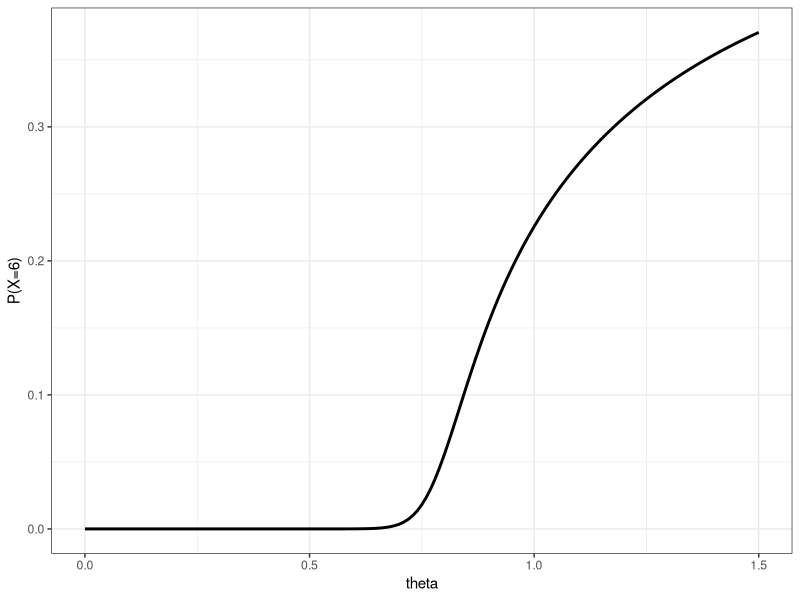
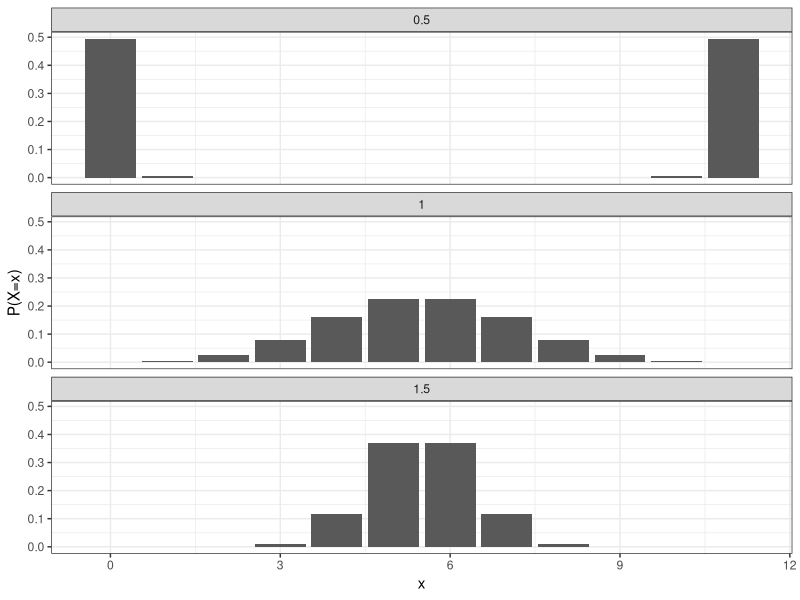

Here is the R script that generated these plots, in order:
## ---- chunk 1
#| echo: false

default_chunk_hook  <- knitr::knit_hooks$get("chunk")

latex_font_size <- c("Huge", "huge", "LARGE", "Large", 
                     "large", "normalsize", "small", 
                     "footnotesize", "scriptsize", "tiny")

knitr::knit_hooks$set(chunk = function(x, options) {
  x <- default_chunk_hook(x, options)
  if(options$size %in% latex_font_size) {
    paste0("\n \\", options$size, "\n\n", 
      x, 
      "\n\n \\normalsize"
    )
  } else {
    x
  }
})
## ---- chunk 2
#| label: load-packages
#| include: false
library(tidyverse)
library(patchwork)
## ---- chunk 3
daltbinom <- function(x, size, prob, theta){
  normalizing.constant <- 0
  for(j in 0:size){
    normalizing.constant <- normalizing.constant + 
      choose(size, j) * prob^j * (1-prob)^(size-j) * theta^(j*(size-j))
  }
  # Probability Mass at x=x
  (1/normalizing.constant) *
    choose(size, x) * prob^x * (1-prob)^(size-x) * theta^(x*(size-x)) *
      (x>=0)*(x<=size)
}
## ---- chunk 4
daltbbinom.single <- function(x, size, alpha, beta, theta){
    integrand <- function(p) {
    sapply(p, # integrate will pass in a vector, so we use sapply to apply the following
           function(p_val){
             # f(x|p) * f(p|alpha, beta)
             daltbinom(x, size, p_val, theta) * dbeta(p_val, alpha, beta)
           }
    )
  }
  # Probability Mass at x=x
  # integrate(integrand, lower = 0, upper = 1)$value * (x>=0)*(x<=size)
  # I shrink the bounds below to avoid log(0)=-infinty
  # I use try() to catch when there is an error and avoid crashing
  res <- try(integrate(integrand, lower = 1e-7, upper = 1 - 1e-7)$value * 
                  (x>=0)*(x<=size), 
             silent = TRUE)
  # If there is an error, return a near-zero probability
  if(inherits(res, "try-error")) return(0.1^6)
  
  res
}
# Write a function that works on a vector
daltbbinom <- function(x, size, alpha, beta, theta){
  sapply(X=x, FUN=daltbbinom.single, size=size, alpha=alpha, beta=beta, theta=theta)
}
## ---- chunk 5
#| fig-align: "center"
#| fig-cap: "Probability of Winning 6 Legs"
prob_data = tibble(
  theta = seq(0,1.5, by = 0.01)
) |> 
  mutate(
    prob_6 = sapply(theta, function(theta_sing){
      daltbinom(x=6, size = 11, prob = 0.5, theta = theta_sing)
    })
  )

prob_data |>
  ggplot(aes(x = theta, y = prob_6)) +
  geom_line(linewidth = 1) + 
  xlab("theta") +
  ylab("P(X=6)") + 
  theme_bw()

## ---- chunk 6
#| fig-align: "center"
#| fig-cap: "Altham's for theta = 0.5, 1, 1.5"

pmf_05 = tibble(
  x = 0:11,
  theta = 0.5,
  prob = sapply(x, function(x_val){
    daltbinom(x = x_val, size = 11, prob = 0.5, theta = 0.5)
  })
)

pmf_1 = tibble(
  x = 0:11,
  theta = 1,
  prob = sapply(x, function(x_val){
    daltbinom(x = x_val, size = 11, prob = 0.5, theta = 1)
  })
)

pmf_15 = tibble(
  x = 0:11,
  theta = 1.5,
  prob = sapply(x, function(x_val){
    daltbinom(x = x_val, size = 11, prob = 0.5, theta = 1.5)
  })
)

pmf_data = bind_rows(pmf_05, pmf_1, pmf_15)

pmf_data |>
  ggplot(aes(x = x, y = prob)) +
  geom_col() +
  facet_wrap(~theta, ncol = 1) +
  xlab("x") +
  ylab("P(X=x)") +
  theme_bw()
